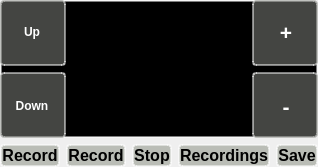
     <widget class="QWidget" name="cameraWidget" native="true">
      <property name="sizePolicy">
       <sizepolicy hsizetype="Expanding" vsizetype="Expanding">
        <horstretch>0</horstretch>
        <verstretch>0</verstretch>
       </sizepolicy>
      </property>
      <layout class="QVBoxLayout" name="verticalLayout_2">
       <property name="leftMargin">
        <number>0</number>
       </property>
       <property name="topMargin">
        <number>0</number>
       </property>
       <property name="rightMargin">
        <number>0</number>
       </property>
       <property name="bottomMargin">
        <number>0</number>
       </property>
       <item>
        <widget class="QWidget" name="horizontalWidget" native="true">
         <property name="sizePolicy">
          <sizepolicy hsizetype="Expanding" vsizetype="Expanding">
           <horstretch>0</horstretch>
           <verstretch>0</verstretch>
          </sizepolicy>
         </property>
         <property name="styleSheet">
          <string notr="true">background-color: rgba(0, 0, 0, 1);
border-radius: 4px;
border: 2px solid rgba(255,255,255,0.5);
outline: none;</string>
         </property>
         <layout class="QHBoxLayout" name="horizontalLayout_18">
          <property name="leftMargin">
           <number>0</number>
          </property>
          <property name="topMargin">
           <number>0</number>
          </property>
          <property name="rightMargin">
           <number>0</number>
          </property>
          <property name="bottomMargin">
           <number>0</number>
          </property>
          <item>
           <widget class="QWidget" name="verticalWidget_2" native="true">
            <property name="sizePolicy">
             <sizepolicy hsizetype="Preferred" vsizetype="Expanding">
              <horstretch>0</horstretch>
              <verstretch>0</verstretch>
             </sizepolicy>
            </property>
            <property name="styleSheet">
             <string notr="true">background-color: rgba(0, 0, 0, 0);
border: 0px;</string>
            </property>
            <layout class="QVBoxLayout" name="verticalLayout_15">
             <property name="leftMargin">
              <number>0</number>
             </property>
             <property name="topMargin">
              <number>0</number>
             </property>
             <property name="rightMargin">
              <number>0</number>
             </property>
             <property name="bottomMargin">
              <number>0</number>
             </property>
             <item>
              <widget class="QPushButton" name="pushButtonUp">
               <property name="sizePolicy">
                <sizepolicy hsizetype="Fixed" vsizetype="Expanding">
                 <horstretch>0</horstretch>
                 <verstretch>0</verstretch>
                </sizepolicy>
               </property>
               <property name="minimumSize">
                <size>
                 <width>66</width>
                 <height>66</height>
                </size>
               </property>
               <property name="maximumSize">
                <size>
                 <width>66</width>
                 <height>16777215</height>
                </size>
               </property>
               <property name="font">
                <font>
                 <weight>75</weight>
                 <bold>true</bold>
                </font>
               </property>
               <property name="styleSheet">
                <string notr="true">background-color: rgba(136, 138, 133, 0.5);
border-radius: 4px;
border: 2px solid rgba(255,255,255,0.5);
border-left: 0px;
border-top: 0px;
color: rgb(255, 255, 255);
outline: none;</string>
               </property>
               <property name="text">
                <string>Up</string>
               </property>
              </widget>
             </item>
             <item>
              <widget class="QPushButton" name="pushButtonDown">
               <property name="sizePolicy">
                <sizepolicy hsizetype="Fixed" vsizetype="Expanding">
                 <horstretch>0</horstretch>
                 <verstretch>0</verstretch>
                </sizepolicy>
               </property>
               <property name="minimumSize">
                <size>
                 <width>66</width>
                 <height>66</height>
                </size>
               </property>
               <property name="maximumSize">
                <size>
                 <width>66</width>
                 <height>16777215</height>
                </size>
               </property>
               <property name="font">
                <font>
                 <weight>75</weight>
                 <bold>true</bold>
                </font>
               </property>
               <property name="styleSheet">
                <string notr="true">background-color: rgba(136, 138, 133, 0.5);
border-radius: 4px;
border: 2px solid rgba(255,255,255,0.5);
border-left: 0px;
border-bottom: 0px;
color: rgb(255, 255, 255);
outline: none;</string>
               </property>
               <property name="text">
                <string>Down</string>
               </property>
              </widget>
             </item>
            </layout>
           </widget>
          </item>
          <item>
           <widget class="QPushButton" name="pushButtonCameraHide">
            <property name="sizePolicy">
             <sizepolicy hsizetype="Expanding" vsizetype="Expanding">
              <horstretch>0</horstretch>
              <verstretch>0</verstretch>
             </sizepolicy>
            </property>
            <property name="styleSheet">
             <string notr="true">background-color: rgba(0, 0, 0, 0);
border: 0px;
outline: none;</string>
            </property>
            <property name="text">
             <string/>
            </property>
           </widget>
          </item>
          <item>
           <widget class="QWidget" name="verticalWidget" native="true">
            <property name="sizePolicy">
             <sizepolicy hsizetype="Preferred" vsizetype="Expanding">
              <horstretch>0</horstretch>
              <verstretch>0</verstretch>
             </sizepolicy>
            </property>
            <property name="styleSheet">
             <string notr="true">background-color: rgba(0, 0, 0, 0);
border: 0px;
</string>
            </property>
            <layout class="QVBoxLayout" name="verticalLayout_14">
             <property name="leftMargin">
              <number>0</number>
             </property>
             <property name="topMargin">
              <number>0</number>
             </property>
             <property name="rightMargin">
              <number>0</number>
             </property>
             <property name="bottomMargin">
              <number>0</number>
             </property>
             <item>
              <widget class="QPushButton" name="pushButtonPlus">
               <property name="sizePolicy">
                <sizepolicy hsizetype="Fixed" vsizetype="Expanding">
                 <horstretch>0</horstretch>
                 <verstretch>0</verstretch>
                </sizepolicy>
               </property>
               <property name="minimumSize">
                <size>
                 <width>66</width>
                 <height>66</height>
                </size>
               </property>
               <property name="maximumSize">
                <size>
                 <width>66</width>
                 <height>16777215</height>
                </size>
               </property>
               <property name="font">
                <font>
                 <pointsize>16</pointsize>
                 <weight>75</weight>
                 <bold>true</bold>
                </font>
               </property>
               <property name="styleSheet">
                <string notr="true">background-color: rgba(136, 138, 133, 0.5);
border-radius: 4px;
border: 2px solid rgba(255,255,255,0.5);
border-right: 0px;
border-top: 0px;
color: rgb(255, 255, 255);
outline: none;</string>
               </property>
               <property name="text">
                <string>+</string>
               </property>
              </widget>
             </item>
             <item>
              <widget class="QPushButton" name="pushButtonMinus">
               <property name="sizePolicy">
                <sizepolicy hsizetype="Fixed" vsizetype="Expanding">
                 <horstretch>0</horstretch>
                 <verstretch>0</verstretch>
                </sizepolicy>
               </property>
               <property name="minimumSize">
                <size>
                 <width>66</width>
                 <height>66</height>
                </size>
               </property>
               <property name="maximumSize">
                <size>
                 <width>66</width>
                 <height>16777215</height>
                </size>
               </property>
               <property name="font">
                <font>
                 <pointsize>16</pointsize>
                 <weight>75</weight>
                 <bold>true</bold>
                </font>
               </property>
               <property name="styleSheet">
                <string notr="true">background-color: rgba(136, 138, 133, 0.5);
border-radius: 4px;
border: 2px solid rgba(255,255,255,0.5);
border-right: 0px;
border-bottom: 0px;
color: rgb(255, 255, 255);
outline: none;</string>
               </property>
               <property name="text">
                <string>-</string>
               </property>
              </widget>
             </item>
            </layout>
           </widget>
          </item>
         </layout>
        </widget>
       </item>
       <item>
        <layout class="QHBoxLayout" name="Layout_CamButtons">
         <item>
          <widget class="QPushButton" name="pushButtonRecord">
           <property name="sizePolicy">
            <sizepolicy hsizetype="Expanding" vsizetype="Fixed">
             <horstretch>0</horstretch>
             <verstretch>0</verstretch>
            </sizepolicy>
           </property>
           <property name="font">
            <font>
             <pointsize>12</pointsize>
             <weight>75</weight>
             <bold>true</bold>
            </font>
           </property>
           <property name="styleSheet">
            <string notr="true">background-color: rgb(186, 189, 182);
color: rgb(0, 0, 0);
border-radius: 4px;
border: 2px solid rgba(255,255,255,0.5);
outline: none;</string>
           </property>
           <property name="text">
            <string>Record</string>
           </property>
           <property name="icon">
            <iconset>
             <normalon>:/record-hot.png</normalon>
            </iconset>
           </property>
           <property name="iconSize">
            <size>
             <width>32</width>
             <height>32</height>
            </size>
           </property>
          </widget>
         </item>
         <item>
          <widget class="QPushButton" name="pushButtonRecordActive">
           <property name="sizePolicy">
            <sizepolicy hsizetype="Expanding" vsizetype="Fixed">
             <horstretch>0</horstretch>
             <verstretch>0</verstretch>
            </sizepolicy>
           </property>
           <property name="font">
            <font>
             <pointsize>12</pointsize>
             <weight>75</weight>
             <bold>true</bold>
            </font>
           </property>
           <property name="styleSheet">
            <string notr="true">background-color: rgb(186, 189, 182);
color: rgb(0, 0, 0);
border-radius: 4px;
border: 2px solid rgba(255,255,255,0.5);
outline: none;</string>
           </property>
           <property name="text">
            <string>Record</string>
           </property>
           <property name="icon">
            <iconset>
             <normalon>:/recordactive-hot.png</normalon>
            </iconset>
           </property>
           <property name="iconSize">
            <size>
             <width>32</width>
             <height>32</height>
            </size>
           </property>
          </widget>
         </item>
         <item>
          <widget class="QPushButton" name="pushButtonStop">
           <property name="sizePolicy">
            <sizepolicy hsizetype="Expanding" vsizetype="Fixed">
             <horstretch>0</horstretch>
             <verstretch>0</verstretch>
            </sizepolicy>
           </property>
           <property name="font">
            <font>
             <pointsize>12</pointsize>
             <weight>75</weight>
             <bold>true</bold>
            </font>
           </property>
           <property name="styleSheet">
            <string notr="true">background-color: rgb(186, 189, 182);
color: rgb(0, 0, 0);
border-radius: 4px;
border: 2px solid rgba(255,255,255,0.5);
outline: none;</string>
           </property>
           <property name="text">
            <string>Stop</string>
           </property>
           <property name="icon">
            <iconset>
             <normalon>:/stop-hot.png</normalon>
            </iconset>
           </property>
           <property name="iconSize">
            <size>
             <width>32</width>
             <height>32</height>
            </size>
           </property>
          </widget>
         </item>
         <item>
          <widget class="QPushButton" name="pushButtonRecordings">
           <property name="sizePolicy">
            <sizepolicy hsizetype="Expanding" vsizetype="Fixed">
             <horstretch>0</horstretch>
             <verstretch>0</verstretch>
            </sizepolicy>
           </property>
           <property name="font">
            <font>
             <pointsize>12</pointsize>
             <weight>75</weight>
             <bold>true</bold>
            </font>
           </property>
           <property name="styleSheet">
            <string notr="true">background-color: rgb(186, 189, 182);
color: rgb(0, 0, 0);
border-radius: 4px;
border: 2px solid rgba(255,255,255,0.5);
outline: none;</string>
           </property>
           <property name="text">
            <string>Recordings</string>
           </property>
           <property name="icon">
            <iconset>
             <normalon>:/list-hot.png</normalon>
            </iconset>
           </property>
           <property name="iconSize">
            <size>
             <width>32</width>
             <height>32</height>
            </size>
           </property>
          </widget>
         </item>
         <item>
          <widget class="QPushButton" name="pushButtonSave">
           <property name="sizePolicy">
            <sizepolicy hsizetype="Expanding" vsizetype="Fixed">
             <horstretch>0</horstretch>
             <verstretch>0</verstretch>
            </sizepolicy>
           </property>
           <property name="font">
            <font>
             <pointsize>12</pointsize>
             <weight>75</weight>
             <bold>true</bold>
            </font>
           </property>
           <property name="styleSheet">
            <string notr="true">background-color: rgb(186, 189, 182);
color: rgb(0, 0, 0);
border-radius: 4px;
border: 2px solid rgba(255,255,255,0.5);
outline: none;</string>
           </property>
           <property name="text">
            <string>Save</string>
           </property>
           <property name="icon">
            <iconset>
             <normalon>:/save-hot.png</normalon>
            </iconset>
           </property>
           <property name="iconSize">
            <size>
             <width>32</width>
             <height>32</height>
            </size>
           </property>
          </widget>
         </item>
        </layout>
       </item>
      </layout>
     </widget>
